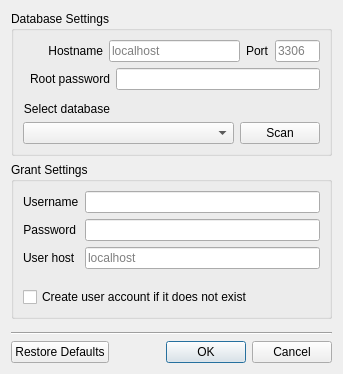
<?xml version="1.0" encoding="UTF-8"?>
<ui version="4.0">
 <class>PermissionManager</class>
 <widget class="QDialog" name="PermissionManager">
  <property name="geometry">
   <rect>
    <x>0</x>
    <y>0</y>
    <width>338</width>
    <height>374</height>
   </rect>
  </property>
  <property name="windowTitle">
   <string>Assign Permissions</string>
  </property>
  <layout class="QVBoxLayout" name="verticalLayout">
   <item>
    <widget class="QGroupBox" name="groupBox">
     <property name="title">
      <string>Database Settings</string>
     </property>
     <layout class="QGridLayout" name="gridLayout">
      <item row="0" column="0" colspan="2">
       <layout class="QHBoxLayout" name="horizontalLayout_2" stretch="0,0,0,1">
        <item>
         <widget class="QLabel" name="label_7">
          <property name="minimumSize">
           <size>
            <width>80</width>
            <height>0</height>
           </size>
          </property>
          <property name="text">
           <string>Hostname</string>
          </property>
          <property name="alignment">
           <set>Qt::AlignRight|Qt::AlignTrailing|Qt::AlignVCenter</set>
          </property>
         </widget>
        </item>
        <item>
         <widget class="QLineEdit" name="DBHost">
          <property name="placeholderText">
           <string>localhost</string>
          </property>
         </widget>
        </item>
        <item>
         <widget class="QLabel" name="label_3">
          <property name="text">
           <string>Port</string>
          </property>
         </widget>
        </item>
        <item>
         <widget class="QLineEdit" name="Port">
          <property name="maximumSize">
           <size>
            <width>45</width>
            <height>16777215</height>
           </size>
          </property>
          <property name="maxLength">
           <number>4</number>
          </property>
          <property name="placeholderText">
           <string>3306</string>
          </property>
         </widget>
        </item>
       </layout>
      </item>
      <item row="1" column="0">
       <widget class="QLabel" name="label">
        <property name="minimumSize">
         <size>
          <width>80</width>
          <height>0</height>
         </size>
        </property>
        <property name="text">
         <string>Root password</string>
        </property>
        <property name="alignment">
         <set>Qt::AlignRight|Qt::AlignTrailing|Qt::AlignVCenter</set>
        </property>
       </widget>
      </item>
      <item row="1" column="1">
       <widget class="QLineEdit" name="RootPassword">
        <property name="echoMode">
         <enum>QLineEdit::Password</enum>
        </property>
       </widget>
      </item>
      <item row="2" column="0" colspan="2">
       <spacer name="verticalSpacer">
        <property name="orientation">
         <enum>Qt::Vertical</enum>
        </property>
        <property name="sizeType">
         <enum>QSizePolicy::Fixed</enum>
        </property>
        <property name="sizeHint" stdset="0">
         <size>
          <width>297</width>
          <height>6</height>
         </size>
        </property>
       </spacer>
      </item>
      <item row="3" column="0">
       <widget class="QLabel" name="label_2">
        <property name="text">
         <string>Select database</string>
        </property>
        <property name="alignment">
         <set>Qt::AlignRight|Qt::AlignTrailing|Qt::AlignVCenter</set>
        </property>
       </widget>
      </item>
      <item row="4" column="0" colspan="2">
       <layout class="QHBoxLayout" name="horizontalLayout" stretch="1,0">
        <item>
         <widget class="QComboBox" name="Databases"/>
        </item>
        <item>
         <widget class="QPushButton" name="Scan">
          <property name="text">
           <string>Scan</string>
          </property>
          <property name="icon">
           <iconset resource="../images.qrc">
            <normaloff>:/icons/binocular.png</normaloff>:/icons/binocular.png</iconset>
          </property>
         </widget>
        </item>
       </layout>
      </item>
     </layout>
    </widget>
   </item>
   <item>
    <widget class="QGroupBox" name="GrantSettings">
     <property name="title">
      <string>Grant Settings</string>
     </property>
     <layout class="QFormLayout" name="formLayout">
      <property name="fieldGrowthPolicy">
       <enum>QFormLayout::AllNonFixedFieldsGrow</enum>
      </property>
      <item row="0" column="0">
       <widget class="QLabel" name="label_4">
        <property name="text">
         <string>Username</string>
        </property>
       </widget>
      </item>
      <item row="0" column="1">
       <widget class="QLineEdit" name="Username"/>
      </item>
      <item row="1" column="0">
       <widget class="QLabel" name="label_5">
        <property name="text">
         <string>Password</string>
        </property>
        <property name="alignment">
         <set>Qt::AlignRight|Qt::AlignTrailing|Qt::AlignVCenter</set>
        </property>
       </widget>
      </item>
      <item row="1" column="1">
       <widget class="QLineEdit" name="Password">
        <property name="echoMode">
         <enum>QLineEdit::Password</enum>
        </property>
       </widget>
      </item>
      <item row="2" column="0">
       <widget class="QLabel" name="label_6">
        <property name="text">
         <string>User host</string>
        </property>
       </widget>
      </item>
      <item row="2" column="1">
       <widget class="QLineEdit" name="UserHost">
        <property name="placeholderText">
         <string>localhost</string>
        </property>
       </widget>
      </item>
      <item row="3" column="0" colspan="2">
       <spacer name="verticalSpacer_2">
        <property name="orientation">
         <enum>Qt::Vertical</enum>
        </property>
        <property name="sizeType">
         <enum>QSizePolicy::Fixed</enum>
        </property>
        <property name="sizeHint" stdset="0">
         <size>
          <width>20</width>
          <height>6</height>
         </size>
        </property>
       </spacer>
      </item>
      <item row="4" column="0" colspan="2">
       <widget class="QCheckBox" name="CreateUser">
        <property name="text">
         <string>Create user account if it does not exist</string>
        </property>
       </widget>
      </item>
     </layout>
    </widget>
   </item>
   <item>
    <spacer name="verticalSpacer_3">
     <property name="orientation">
      <enum>Qt::Vertical</enum>
     </property>
     <property name="sizeType">
      <enum>QSizePolicy::Expanding</enum>
     </property>
     <property name="sizeHint" stdset="0">
      <size>
       <width>20</width>
       <height>16</height>
      </size>
     </property>
    </spacer>
   </item>
   <item>
    <widget class="Line" name="line">
     <property name="orientation">
      <enum>Qt::Horizontal</enum>
     </property>
    </widget>
   </item>
   <item>
    <widget class="QDialogButtonBox" name="buttonBox">
     <property name="orientation">
      <enum>Qt::Horizontal</enum>
     </property>
     <property name="standardButtons">
      <set>QDialogButtonBox::Cancel|QDialogButtonBox::Ok|QDialogButtonBox::RestoreDefaults</set>
     </property>
     <property name="centerButtons">
      <bool>false</bool>
     </property>
    </widget>
   </item>
  </layout>
 </widget>
 <resources>
  <include location="../images.qrc"/>
 </resources>
 <connections>
  <connection>
   <sender>buttonBox</sender>
   <signal>accepted()</signal>
   <receiver>PermissionManager</receiver>
   <slot>accept()</slot>
   <hints>
    <hint type="sourcelabel">
     <x>248</x>
     <y>254</y>
    </hint>
    <hint type="destinationlabel">
     <x>157</x>
     <y>274</y>
    </hint>
   </hints>
  </connection>
  <connection>
   <sender>buttonBox</sender>
   <signal>rejected()</signal>
   <receiver>PermissionManager</receiver>
   <slot>reject()</slot>
   <hints>
    <hint type="sourcelabel">
     <x>316</x>
     <y>260</y>
    </hint>
    <hint type="destinationlabel">
     <x>286</x>
     <y>274</y>
    </hint>
   </hints>
  </connection>
 </connections>
</ui>
